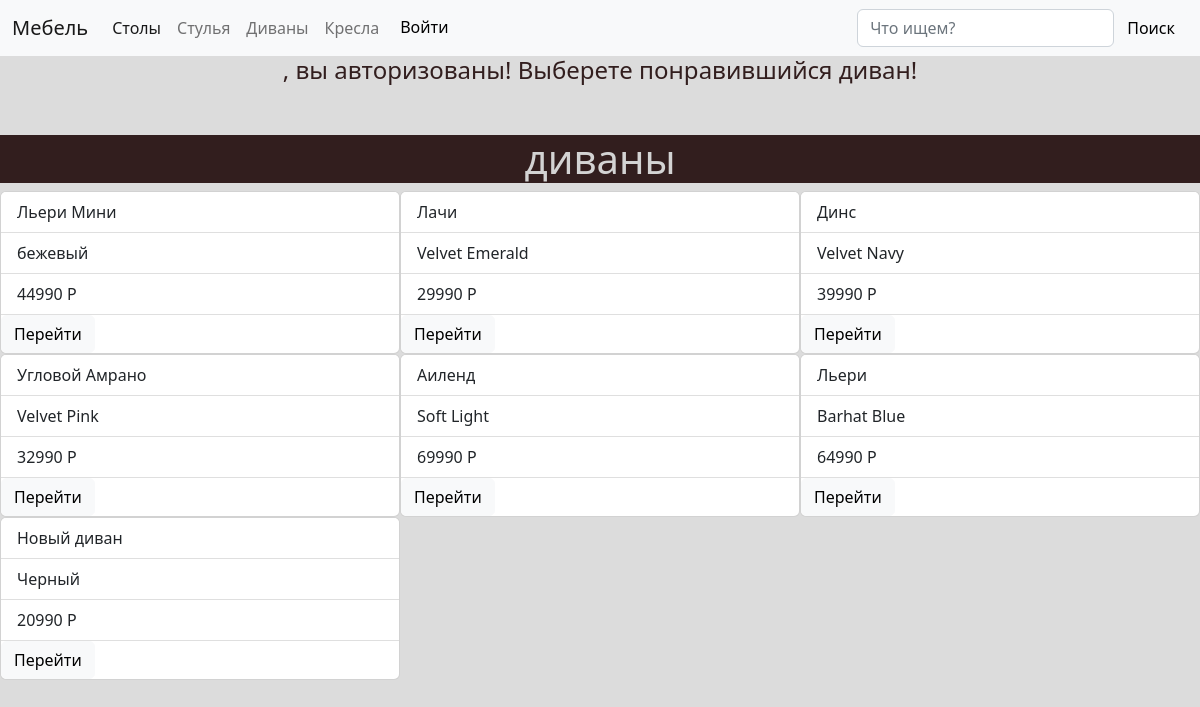
Screenshot of /divan/ with the database file from the repository.
### myapp/models.py (models this page shows)
class divans(models.Model):
    name=models.CharField(max_length=100, verbose_name="Название")
    color=models.CharField(max_length=100, verbose_name="Цвет")
    cost=models.PositiveSmallIntegerField(verbose_name="Цена")
    image=models.ImageField(upload_to="myapp/static", blank=True)

### myapp/views.py (the view)
# urls.py: path('divan/', divan),
def divan(request):
    if request.method=="POST":
        poisk=request.POST
        data=divans.objects.filter(name=poisk["search"]) | divans.objects.filter(color=poisk["search"])
        return render(request, 'divancard.html', {"dat":data})
    else:
        data=divans.objects.all()
        return render(request, 'divan.html', {"cards":data})

### myapp/templates/divan.html (shortened to what this page needs)
<!doctype html>
<html lang="en">
  <head>
    <link href="https://cdn.jsdelivr.net/npm/bootstrap@5.2.3/dist/css/bootstrap.min.css" rel="stylesheet">
  </head>
  <body>
    <nav class="navbar navbar-expand-lg bg-light">
      <div class="container-fluid">
        <a class="navbar-brand" href="#">Мебель</a>
        <div class="collapse navbar-collapse" id="navbarSupportedContent">
          <ul class="navbar-nav me-auto mb-2 mb-lg-0">
            <li class="nav-item">
              <a class="nav-link active" aria-current="page" href="#">Столы</a>
            </li>
            <li class="nav-item">
              <a class="nav-link" href="#">Стулья</a>
            </li>
            <li class="nav-item ">
              <a class="nav-link " href="#">Диваны
              </a>
            </li>
            <li class="nav-item">
              <a class="nav-link" href="#">Кресла</a>
            </li>
            <form action="http://127.0.0.1:8000/test/" method="GET"><button type="submit" class="btn btn-light">Войти</button></form>
          </ul>
          <form class="d-flex" role="Поиск" method="POST">
            <input type="text" name="search" placeholder="Что ищем?" class="form-control">
            <button class="btn btn-light" type="submit">Поиск</button>
          </form>
        </div>
      </div>
    </nav>
    <h4 style="text-align: center; color: rgb(50, 30, 30)">{{name}}, вы авторизованы! Выберете понравившийся диван!</h4>
    <h1>диваны</h1>
    {% for i in cards %}
    <div class="card" style="width: 25rem; float: left; align-self: center;">
      <ul class="list-group list-group-flush">
        <li class="list-group-item">{{i.name}}</li>
        <li class="list-group-item">{{i.color}}</li>
        <li class="list-group-item">{{i.cost}} P</li>
        <form action="http://127.0.0.1:8000/divan/{{i.id}}" method="GET"><button type="submit" class="btn btn-light">Перейти</button></form>
      </ul>
    </div>
    {% endfor %}
  </body>
</html>

### myapp/templates/divan.html (style rules this page uses)
h1 { background-color: rgb(50, 30, 30); text-align: center; margin-top: 50px; font-variant: small-caps; font-size: 30pt; color: lightgray; }
body { background-color:gainsboro; }

### rows the page displays
divans: name "Льери Мини", color "бежевый", cost "44990"
divans: name "Лачи", color "Velvet Emerald", cost "29990"
divans: name "Динс", color "Velvet Navy", cost "39990"
divans: name "Угловой Амрано", color "Velvet Pink", cost "32990"
divans: name "Аиленд", color "Soft Light", cost "69990"
divans: name "Льери", color "Barhat Blue", cost "64990"
divans: name "Новый диван", color "Черный", cost "20990"
